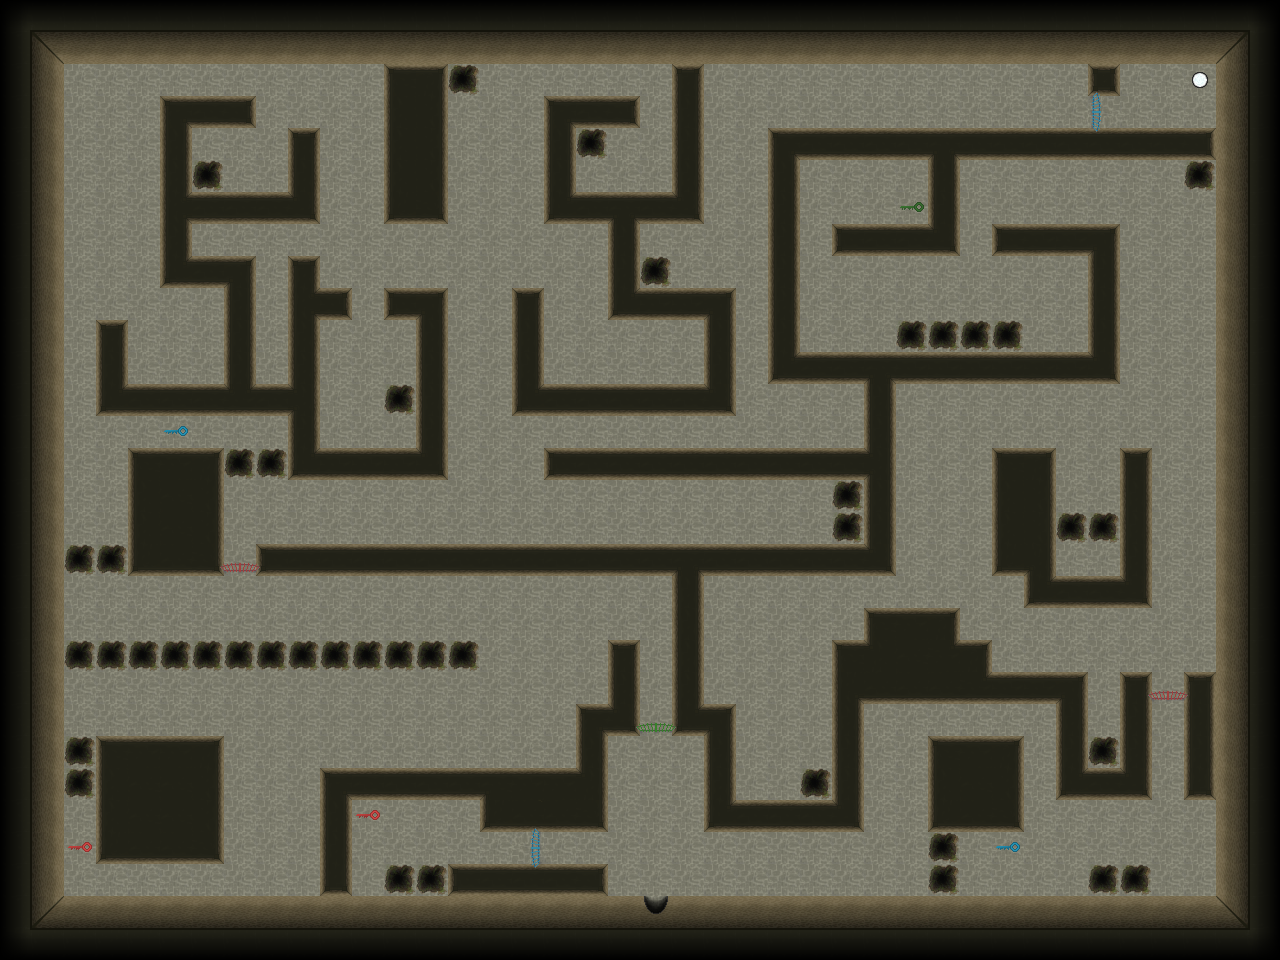

Tiled map render using the project's own tile images. Description and the map definition, with tile-layer contents summarised, below:
An orthogonal 40x30 tile map with 32x32 px tiles, 2 tile layers (base, interaction).

<map version="1.9" tiledversion="1.9.0" orientation="orthogonal" renderorder="right-down" width="40" height="30" tilewidth="32" tileheight="32" infinite="0" nextlayerid="3" nextobjectid="1">
 <tileset firstgid="1" source="../tileset/tileset.tsx" />
 <layer id="1" name="base" width="40" height="30">
  <data>[1200 cells, 1200 non-empty, 23 distinct tile ids]</data>
 </layer>
 <layer id="2" name="interaction" width="40" height="30" locked="1">
  <data>[1200 cells, 15 non-empty, 11 distinct tile ids]</data>
 </layer>
</map>
